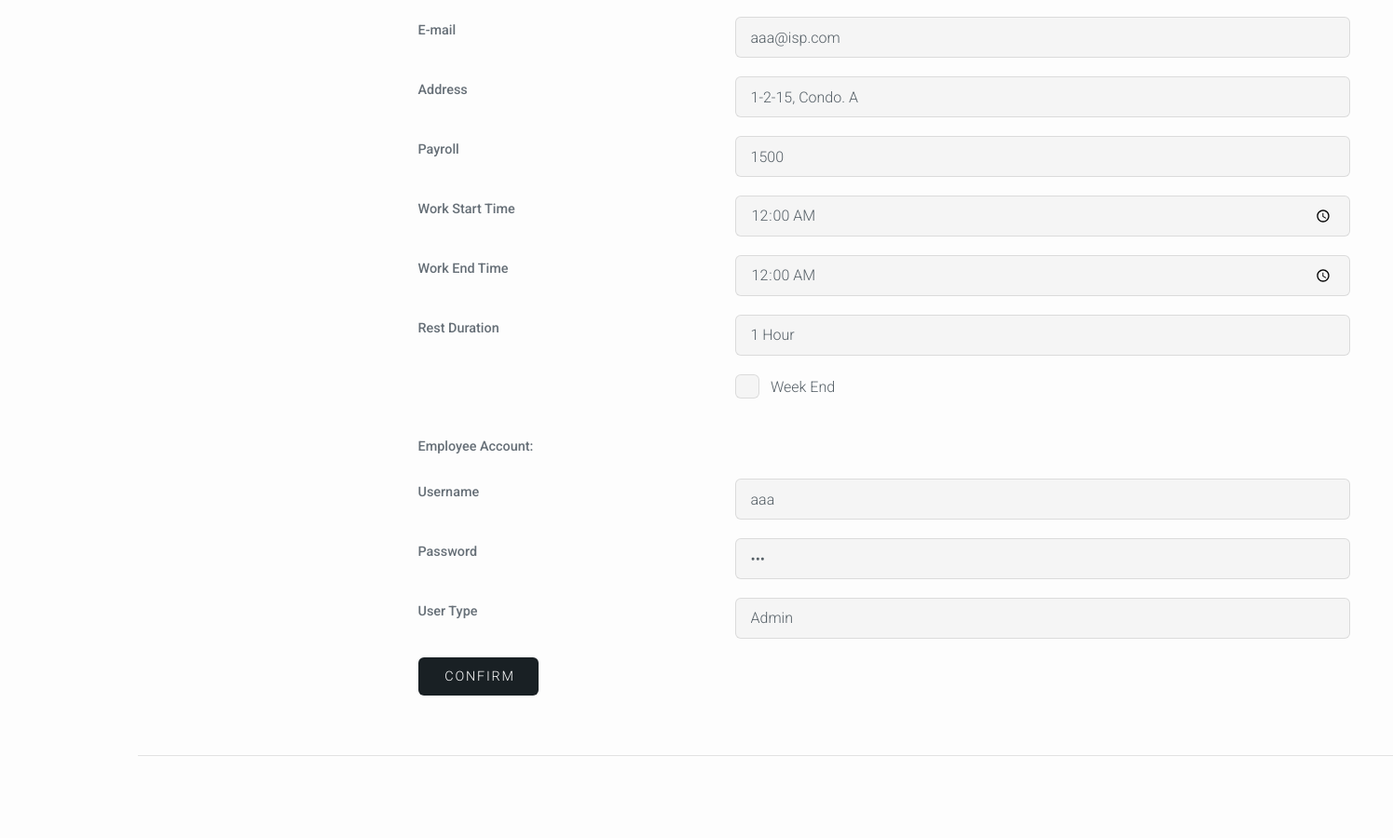
The app's page /website-source-code/admin-editUser.php?employeeID=1 (middle part), older data.
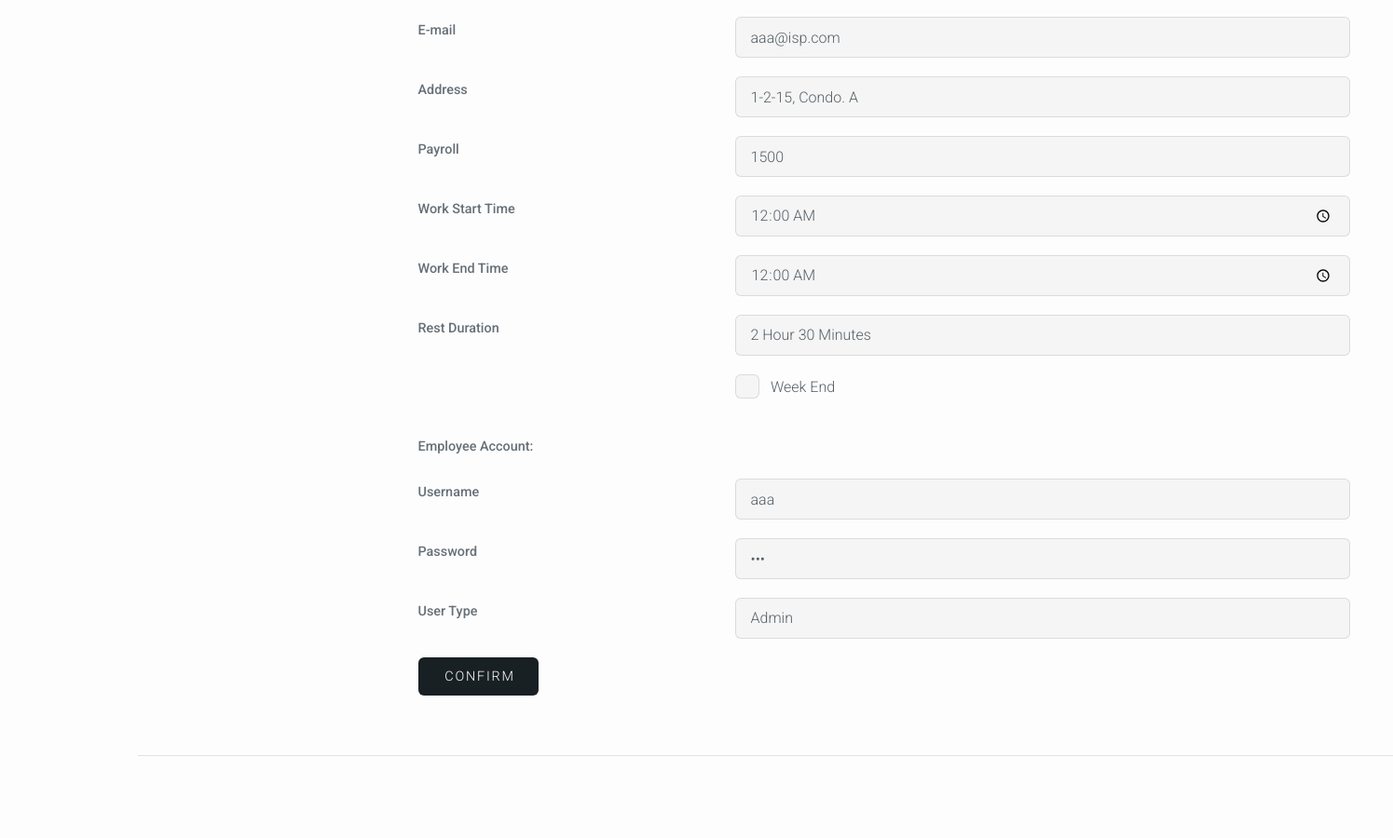
The same page, newer data.
### tables this page shows
CREATE TABLE `employeeinfo` (
  `ID` int(10) NOT NULL,
  `name` varchar(25) DEFAULT NULL,
  `gender` varchar(10) DEFAULT NULL,
  `position` varchar(20) DEFAULT NULL,
  `height` int(10) DEFAULT NULL,
  `phone` varchar(30) DEFAULT NULL,
  `email` varchar(20) DEFAULT NULL,
  `address` varchar(20) DEFAULT NULL,
  `payroll` int(10) DEFAULT NULL,
  `work_start_time` time NOT NULL,
  `work_end_time` time NOT NULL,
  `rest_time` varchar(20) NOT NULL,
  `weekend_work` tinyint(1) NOT NULL
);

### website-source-code/admin-editUser.php (the view, shortened to what the changed rows need)
<?php
    require_once("dbcon.php");
    $employeeID = $_GET["employeeID"];
    $query = "SELECT * FROM `employeeinfo` WHERE `ID` = '$employeeID'";
    $result = $con->query($query);
    $row = $result->fetch_assoc();
    $email = $row["email"];
    $address = $row["address"];
    $payroll = $row["payroll"];
    $workstarttime = $row["work_start_time"];
    $workendtime = $row["work_end_time"];
    $restduration = $row["rest_time"];
?>
<!DOCTYPE html>
<html>
<head>
</head>
<body id="top">
    <section id="main" class="wrapper style1">
        <div class="container">
            <div class="container-admin-dashboard">
                <div class="row-admin-dashboard">
                    <div class="8u skel-cell-important">
                        <section>
                            <form action="admin-editUserProcess.php?employeeID=<?php echo $employeeID?>" method="POST">
                                <div class="form-control edit-form grid">
                                    <label for="">E-mail</label>
                                    <input type="text" name="email" placeholder="E-mail" value="<?php echo $email?>" required />
                                </div>
                                <div class="form-control edit-form grid">
                                    <label for="">Address</label>
                                    <input type="text" name="address" placeholder="Address" value="<?php echo $address?>" required />
                                </div>
                                <div class="form-control edit-form grid">
                                    <label for="">Payroll</label>
                                    <input type="text" name="payroll" placeholder="Payroll" value="<?php echo $payroll?>" required />
                                </div>
                                <div class="form-control edit-form grid">
                                    <label for="">Work Start Time</label>
                                    <input class="typetime" type="time" name="starttime" placeholder="Start Time" value="<?php echo $workstarttime?>" required />
                                </div>
                                <div class="form-control edit-form grid">
                                    <label for="">Work End Time</label>
                                    <input class="typetime" type="time" name="endtime" placeholder="End Time" value="<?php echo $workendtime?>" required />
                                </div>
                                <div class="form-control edit-form grid">
                                    <label for="">Rest Duration</label>
                                    <select name="restduration">
                                        <?php
                                            if($restduration == "+1 Hour"){
                                                echo "<option value=\"+1 Hour\" selected>1 Hour</option>
                                                    <option value=\"+1 Hour 30 Minutes\">1 Hour 30 Minutes</option>
                                                    <option value=\"+2 Hours\">2 Hours</option>
                                                    <option value=\"+2 Hours 30 Minutes\">2 Hour 30 Minutes</option>
                                                    <option value=\"+3 Hours\">3 Hours</option>";
                                            } else if($restduration == "+1 Hour 30 Minutes"){
                                                echo "<option value=\"+1 Hour\">1 Hour</option>
                                                <option value=\"+1 Hour 30 Minutes\" selected>1 Hour 30 Minutes</option>
                                                <option value=\"+2 Hours\">2 Hours</option>
                                                <option value=\"+2 Hours 30 Minutes\">2 Hour 30 Minutes</option>
                                                <option value=\"+3 Hours\">3 Hours</option>";
                                            } else if($restduration == "+2 Hours"){
                                                echo "<option value=\"+1 Hour\">1 Hour</option>
                                                <option value=\"+1 Hour 30 Minutes\">1 Hour 30 Minutes</option>
                                                <option value=\"+2 Hours\" selected>2 Hours</option>
                                                <option value=\"+2 Hours 30 Minutes\">2 Hour 30 Minutes</option>
                                                <option value=\"+3 Hours\">3 Hours</option>";
                                            } else if($restduration == "+2 Hours 30 Minutes"){
                                                echo "<option value=\"+1 Hour\">1 Hour</option>
                                                <option value=\"+1 Hour 30 Minutes\">1 Hour 30 Minutes</option>
                                                <option value=\"+2 Hours\">2 Hours</option>
                                                <option value=\"+2 Hours 30 Minutes\" selected>2 Hour 30 Minutes</option>
                                                <option value=\"+3 Hours\">3 Hours</option>";
                                            } else if($restduration == "+3 Hours"){
                                                echo "<option value=\"+1 Hour\">1 Hour</option>
                                                <option value=\"+1 Hour 30 Minutes\">1 Hour 30 Minutes</option>
                                                <option value=\"+2 Hours\">2 Hours</option>
                                                <option value=\"+2 Hours 30 Minutes\">2 Hour 30 Minutes</option>
                                                <option value=\"+3 Hours\" selected>3 Hours</option>";
                                            } else {
                                                echo "<option value=\"+1 Hour\">1 Hour</option>
                                                <option value=\"+1 Hour 30 Minutes\">1 Hour 30 Minutes</option>
                                                <option value=\"+2 Hours\">2 Hours</option>
                                                <option value=\"+2 Hours 30 Minutes\">2 Hour 30 Minutes</option>
                                                <option value=\"+3 Hours\"3 Hours</option>";
                                            }
                                        ?>
                                    </select>
                                </div>
                            </form>
                        </section>
                    </div>
                </div>
            </div>
        </div>
    </section>
</body>
</html>

Row changes from the older to the newer data that the page shows:
changed employeeinfo "aaa@isp.com": restduration "1 Hour" → "2 Hour 30 Minutes"
